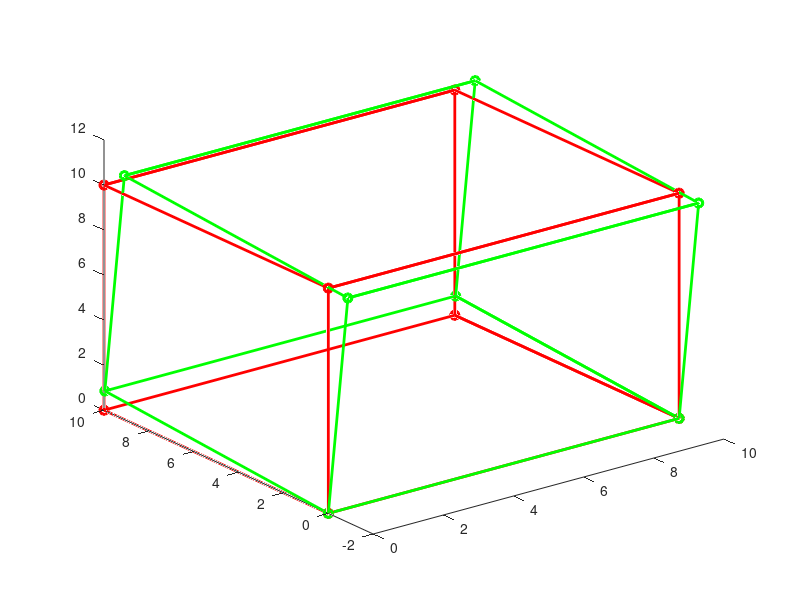

The MATLAB source for this figure:
function[] = transformations_3_D()

cube = [0 0 0 1; 10 0 0 1; 10 10 0 1; 0 10 0 1; 0 0 0 1;
		0 0 10 1; 10 0 10 1; 10 10 10 1; 0 10 10 1; 0 0 10 1;
		10 0 10 1; 10 0 0 1; 10 10 0 1; 10 10 10 1; 0 10 10 1; 0 10 0 1];


prompt = ("\n\nEnter one of the following options:\n1.Translation\n2.Uniform Scaling\n3.Scaling\n4.Reflection\n5.Rotation\n6.Sheering\n");
choice = input(prompt);

trans = eye(4);

switch choice
	case 1
		xt = input("Enter the translation in X:");
		trans(1, 4) =  xt;
		yt = input("Enter the translation in Y:");
		trans(2, 4) =  yt;
		zt = input("Enter the translation in Z:");
		trans(3, 4) =  zt;
	case 2
		s = input("Enter the scale-factor :");
		trans(4, 4) = s;
	case 3
		xs = input("Enter the scale-factor in X:");
		trans(1, 1) =  xs;
		ys = input("Enter the scale-factor in Y:");
		trans(2, 2) =  ys;
		zs = input("Enter the scale-factor in Z:");
		trans(3, 3) =  zs;
	case 4
		disp('Reflection wrt the XY Plane is:');
		trans(3, 3) =  -1;
	case 5
		theta = input("Enter the angle for rotation about X-Axis:");
		theta = (theta*3.14159265)/180;
		trans(2, 2) = cos(theta);
		trans(2, 3) = -1*sin(theta);
		trans(3, 3) = cos(theta);
		trans(3, 2) = sin(theta);
	case 6
		xsh = input("Enter the sheer in X:");
		ysh = input("Enter the sheer in Y:");
		zsh = input("Enter the sheer in Z:");
		trans(1, 3) = xsh;
		trans(2, 3) = ysh;
		trans(3, 2) = zsh;
	otherwise
		disp('Wrong Input.');
end

trans = transpose(trans);
cube3 = cube*trans;
cube3 = cube3*trans(4,4);

axis([-15 15 -15 15 -15 15]);

plot3(cube(:, 1), cube(:, 2), cube(:, 3), 'LineWidth', 2, '-o', 'color', 'r');



hold on;

plot3(cube3(:, 1), cube3(:, 2), cube3(:, 3), 'LineWidth', 2, '-o', 'color', 'g');

%axis([0 20 0 20 0 20]);
